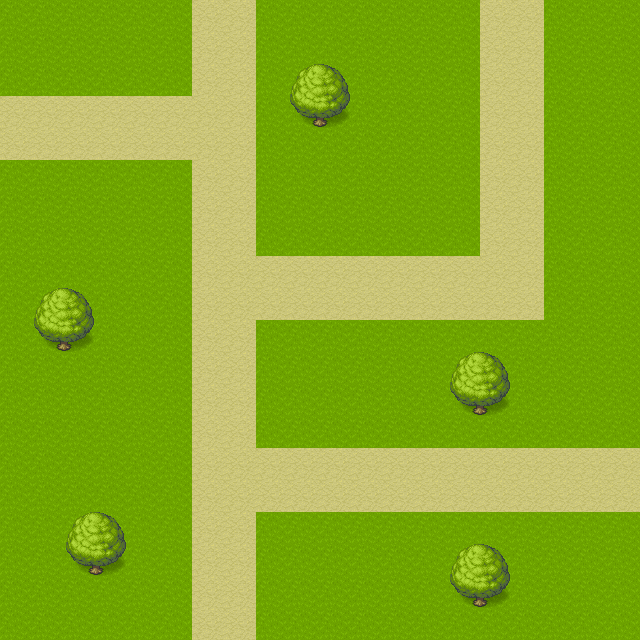

Tiled map render using the project's own tile images. Description and the whole map definition, tile-layer contents included, below:
An orthogonal 20x20 tile map with 32x32 px tiles, 3 tile layers (Ground, Paths, Trees) and 12 objects.

<map version="1.4" tiledversion="1.4.3" orientation="orthogonal" renderorder="right-down" width="20" height="20" tilewidth="32" tileheight="32" infinite="0" nextlayerid="10" nextobjectid="15">
 <tileset firstgid="1" source="../tilesets/mainTileSet.tsx" />
 <layer id="3" name="Ground" width="20" height="20">
  <data encoding="csv">
2,2,2,2,2,2,2,2,2,2,2,2,2,2,2,2,2,2,2,2,
2,2,2,2,2,2,2,2,2,2,2,2,2,2,2,2,2,2,2,2,
2,2,2,2,2,2,2,2,2,2,2,2,2,2,2,2,2,2,2,2,
2,2,2,2,2,2,2,2,2,2,2,2,2,2,2,2,2,2,2,2,
2,2,2,2,2,2,2,2,2,2,2,2,2,2,2,2,2,2,2,2,
2,2,2,2,2,2,2,2,2,2,2,2,2,2,2,2,2,2,2,2,
2,2,2,2,2,2,2,2,2,2,2,2,2,2,2,2,2,2,2,2,
2,2,2,2,2,2,2,2,2,2,2,2,2,2,2,2,2,2,2,2,
2,2,2,2,2,2,2,2,2,2,2,2,2,2,2,2,2,2,2,2,
2,2,2,2,2,2,2,2,2,2,2,2,2,2,2,2,2,2,2,2,
2,2,2,2,2,2,2,2,2,2,2,2,2,2,2,2,2,2,2,2,
2,2,2,2,2,2,2,2,2,2,2,2,2,2,2,2,2,2,2,2,
2,2,2,2,2,2,2,2,2,2,2,2,2,2,2,2,2,2,2,2,
2,2,2,2,2,2,2,2,2,2,2,2,2,2,2,2,2,2,2,2,
2,2,2,2,2,2,2,2,2,2,2,2,2,2,2,2,2,2,2,2,
2,2,2,2,2,2,2,2,2,2,2,2,2,2,2,2,2,2,2,2,
2,2,2,2,2,2,2,2,2,2,2,2,2,2,2,2,2,2,2,2,
2,2,2,2,2,2,2,2,2,2,2,2,2,2,2,2,2,2,2,2,
2,2,2,2,2,2,2,2,2,2,2,2,2,2,2,2,2,2,2,2,
2,2,2,2,2,2,2,2,2,2,2,2,2,2,2,2,2,2,2,2
</data>
 </layer>
 <layer id="1" name="Paths" width="20" height="20">
  <data encoding="csv">
0,0,0,0,0,0,5,5,0,0,0,0,0,0,0,5,5,0,0,0,
0,0,0,0,0,0,5,5,0,0,0,0,0,0,0,5,5,0,0,0,
0,0,0,0,0,0,5,5,0,0,0,0,0,0,0,5,5,0,0,0,
5,5,5,5,5,5,5,5,0,0,0,0,0,0,0,5,5,0,0,0,
5,5,5,5,5,5,5,5,0,0,0,0,0,0,0,5,5,0,0,0,
0,0,0,0,0,0,5,5,0,0,0,0,0,0,0,5,5,0,0,0,
0,0,0,0,0,0,5,5,0,0,0,0,0,0,0,5,5,0,0,0,
0,0,0,0,0,0,5,5,0,0,0,0,0,0,0,5,5,0,0,0,
0,0,0,0,0,0,5,5,5,5,5,5,5,5,5,5,5,0,0,0,
0,0,0,0,0,0,5,5,5,5,5,5,5,5,5,5,5,0,0,0,
0,0,0,0,0,0,5,5,0,0,0,0,0,0,0,0,0,0,0,0,
0,0,0,0,0,0,5,5,0,0,0,0,0,0,0,0,0,0,0,0,
0,0,0,0,0,0,5,5,0,0,0,0,0,0,0,0,0,0,0,0,
0,0,0,0,0,0,5,5,0,0,0,0,0,0,0,0,0,0,0,0,
0,0,0,0,0,0,5,5,5,5,5,5,5,5,5,5,5,5,5,5,
0,0,0,0,0,0,5,5,5,5,5,5,5,5,5,5,5,5,5,5,
0,0,0,0,0,0,5,5,0,0,0,0,0,0,0,0,0,0,0,0,
0,0,0,0,0,0,5,5,0,0,0,0,0,0,0,0,0,0,0,0,
0,0,0,0,0,0,5,5,0,0,0,0,0,0,0,0,0,0,0,0,
0,0,0,0,0,0,5,5,0,0,0,0,0,0,0,0,0,0,0,0
</data>
 </layer>
 <layer id="2" name="Trees" width="20" height="20">
  <data encoding="csv">
0,0,0,0,0,0,0,0,0,0,0,0,0,0,0,0,0,0,0,0,
0,0,0,0,0,0,0,0,0,0,0,0,0,0,0,0,0,0,0,0,
0,0,0,0,0,0,0,0,0,9,10,0,0,0,0,0,0,0,0,0,
0,0,0,0,0,0,0,0,0,17,18,0,0,0,0,0,0,0,0,0,
0,0,0,0,0,0,0,0,0,0,0,0,0,0,0,0,0,0,0,0,
0,0,0,0,0,0,0,0,0,0,0,0,0,0,0,0,0,0,0,0,
0,0,0,0,0,0,0,0,0,0,0,0,0,0,0,0,0,0,0,0,
0,0,0,0,0,0,0,0,0,0,0,0,0,0,0,0,0,0,0,0,
0,0,0,0,0,0,0,0,0,0,0,0,0,0,0,0,0,0,0,0,
0,9,10,0,0,0,0,0,0,0,0,0,0,0,0,0,0,0,0,0,
0,17,18,0,0,0,0,0,0,0,0,0,0,0,0,0,0,0,0,0,
0,0,0,0,0,0,0,0,0,0,0,0,0,0,9,10,0,0,0,0,
0,0,0,0,0,0,0,0,0,0,0,0,0,0,17,18,0,0,0,0,
0,0,0,0,0,0,0,0,0,0,0,0,0,0,0,0,0,0,0,0,
0,0,0,0,0,0,0,0,0,0,0,0,0,0,0,0,0,0,0,0,
0,0,0,0,0,0,0,0,0,0,0,0,0,0,0,0,0,0,0,0,
0,0,9,10,0,0,0,0,0,0,0,0,0,0,0,0,0,0,0,0,
0,0,17,18,0,0,0,0,0,0,0,0,0,0,9,10,0,0,0,0,
0,0,0,0,0,0,0,0,0,0,0,0,0,0,17,18,0,0,0,0,
0,0,0,0,0,0,0,0,0,0,0,0,0,0,0,0,0,0,0,0
</data>
 </layer>
 <objectgroup id="4" name="PlayerSpawn">
  <object id="14" x="575" y="473" />
 </objectgroup>
 <objectgroup id="6" name="EnemySpawn">
  <object id="11" x="368.374" y="190.925" />
  <object id="12" x="316.712" y="372.866" />
  <object id="13" x="183.064" y="216.757" />
 </objectgroup>
 <objectgroup id="7" name="NPCSpawn">
  <object id="8" x="119.048" y="47.1698" />
  <object id="9" x="156.11" y="389.712" />
  <object id="10" x="535.714" y="178.571" />
 </objectgroup>
 <objectgroup id="9" name="Collision">
  <object id="2" x="32.4831" y="287.112" width="62.8362" height="65.1156" />
  <object id="4" x="63.5615" y="511.749" width="62.8362" height="65.1156" />
  <object id="5" x="449.743" y="543.582" width="62.8362" height="65.1156" />
  <object id="6" x="447.655" y="351.536" width="62.8362" height="65.1156" />
  <object id="7" x="288.486" y="63.9874" width="62.8362" height="65.1156" />
 </objectgroup>
</map>
